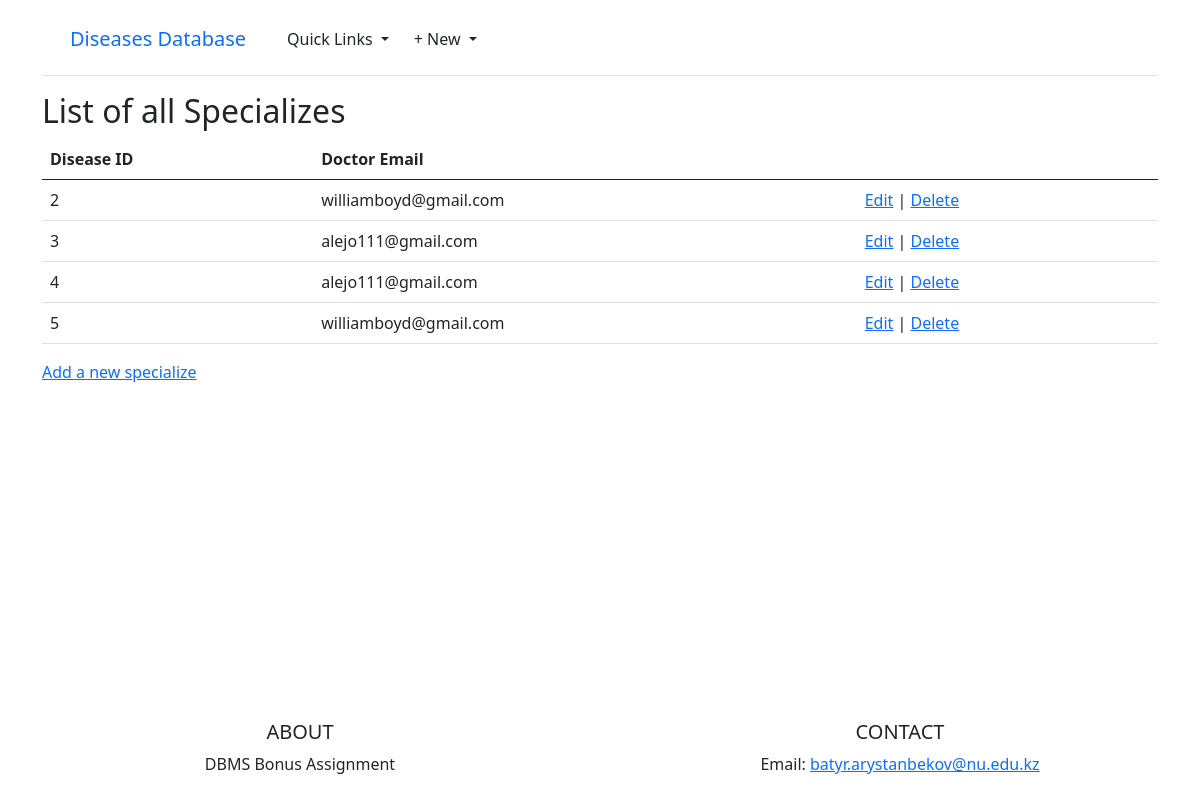
Screenshot of /specializes/ with the database file from the repository.
### objects/models.py (models this page shows, shortened)
class Specialize(models.Model):
    disease_type_id = models.ForeignKey(DiseaseType, on_delete=models.CASCADE)
    email = models.ForeignKey(Doctor, on_delete=models.CASCADE)
    class Meta:
        constraints = [
            models.UniqueConstraint(
                fields=['disease_type_id', 'email'], name='unique_id_email_combination'
            )
        ]

class Doctor(models.Model):
    email = models.OneToOneField(User, on_delete=models.CASCADE, primary_key=True)
    degree = models.CharField(max_length=20)
    def __str__(self):
        return str(self.email)

class User(models.Model):
    email = models.CharField(max_length=60, primary_key=True)
    name = models.CharField(max_length=30)
    surname = models.CharField(max_length=40)
    salary = models.PositiveIntegerField()
    phone = models.CharField(max_length=20)
    cname = models.ForeignKey(Country, on_delete=models.CASCADE)
    def __str__(self):
        return self.email

### objects/views.py (the view)
# urls.py: path('specializes/', SpecializeListView.as_view(), name='specialize_list'),
class SpecializeListView(ListView):
    model = Specialize
    template_name = 'specialize/specialize_list.html'

### templates/specialize/specialize_list.html (shortened to what this page needs)
{% extends "base.html" %}
{% block content %}
<h2>List of all Specializes</h2>
<table class="table">
    <thead class="thead-dark">
      <tr>
        <th scope="col">Disease ID</th>
        <th scope="col">Doctor Email</th>
        <th> </th>
      </tr>
    </thead>
    <tbody>
    {% for s in specialize_list %}
        <tr>
            <td>{{ s.id }}</a></td>
            <td>{{ s.email }}</td>
            <td><a href="{% url 'specialize_edit' s.pk %}">Edit</a> | <a href="{% url 'specialize_delete' s.pk %}">Delete</a></td>
        </tr>
    {% endfor %}
    </tbody>
  </table>
  <p><a href="{% url 'specialize_new' %}">Add a new specialize</a></p>
{% endblock content %}

### static/css/carousel.css (style rules this page uses)
body { padding-top: 0.2rem; padding-bottom: 0.5rem; color: #5a5a5a; }

### rows the page displays
Specialize: id "2", email "williamboyd@gmail.com"
Specialize: id "3", email "alejo111@gmail.com"
Specialize: id "4", email "alejo111@gmail.com"
Specialize: id "5", email "williamboyd@gmail.com"
